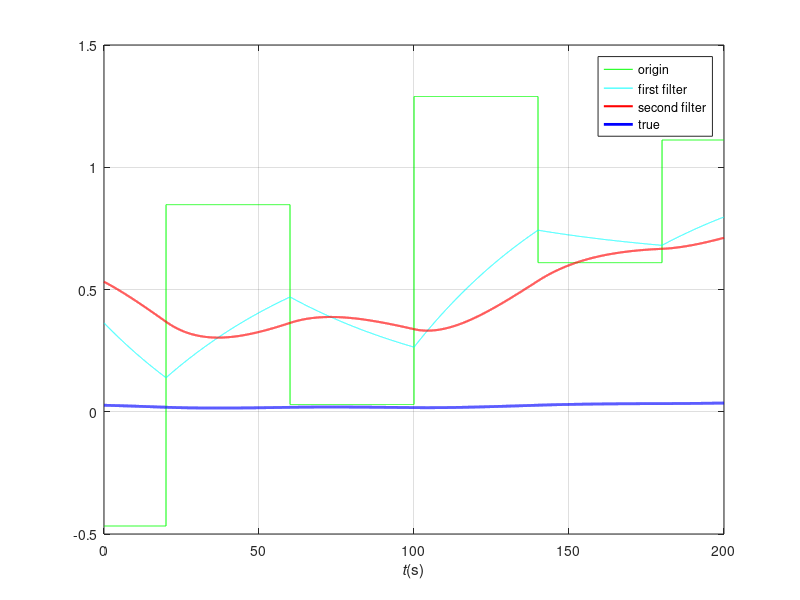

This chart was generated by the following MATLAB code:
%test drift
clear;clc;

T = 200;
dt = 0.01;
n = (T+100)/dt; %100s is used to make filter stable
tr = 40; %correlation time
fw = [10,4];
gain = 0.05;

%--generate random sequence which correlation time is tr--%
data = zeros(n,3);
data(1,1) = randn(1);
for k=2:n
    data(k,1) = data(k-1,1);
    if mod(k-1,tr/dt)==0
        data(k,1) = randn(1);
    end
end

%--two levels filter--%
for p=1:2
    fc = 1/tr/fw(p);
    tao = 1/(2*pi*fc);
    x0 = data(1,p);
    for k=2:n
        x = data(k,p);
        y0 = data(k-1,p+1);
        y = (dt*(x+x0)-(dt-2*tao)*y0)/(dt+2*tao); %one order filter
        x0 = x;
        data(k,p+1) = y;
    end
end

data = data(100/dt+1:end,:);
n = size(data,1);

disp(['max=',num2str(max(data(:,3))*gain)])
disp(['min=',num2str(min(data(:,3))*gain)])

plot((1:n)*dt,data(:,1), 'Color','g')
hold on
plot((1:n)*dt,data(:,2), 'Color','c')
plot((1:n)*dt,data(:,3), 'Color','r', 'LineWidth',1.5)
plot((1:n)*dt,data(:,3)*gain, 'Color','b', 'LineWidth',2)
xlabel('\itt\rm(s)')
legend('origin','first filter','second filter','true','Location','northeast')
grid on
hold off